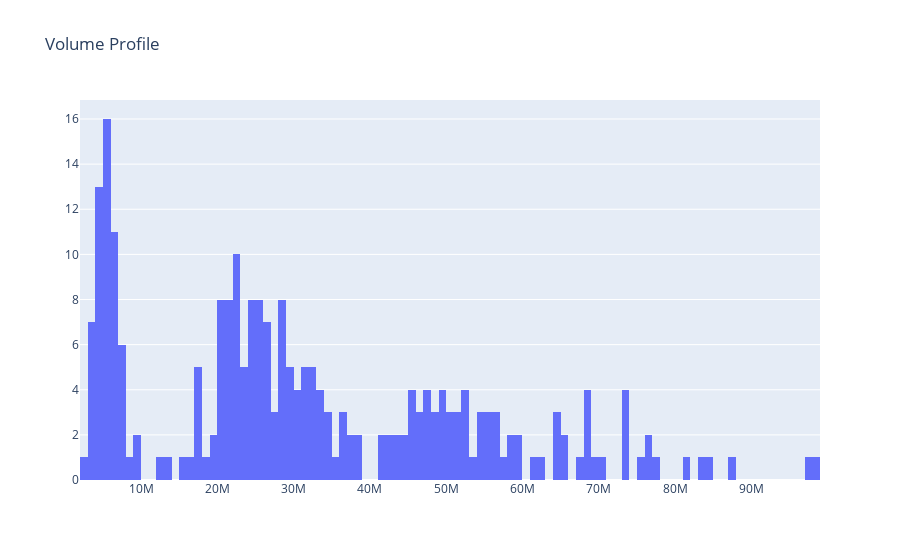

Notebook code cell kept with this figure:
### Markdown cell above
# Volume Profiles

### Code cell
fig_volume = go.Figure(go.Histogram(x=df['Volume'], nbinsx=100))
fig_volume.update_layout(title='Volume Profile')
fig_volume.show()

### Figure 1 — Plotly figure (JSON) as saved in the notebook; plotly's stock layout.template omitted (floating-point values rounded to 4 significant figures; data arrays with more than 128 entries replaced by an {"elided": "..."} marker saying what was removed)
{"data": [{"nbinsx": 100, "type": "histogram", "x": {"elided": "247 int values"}}], "layout": {"title": {"text": "Volume Profile"}}}
